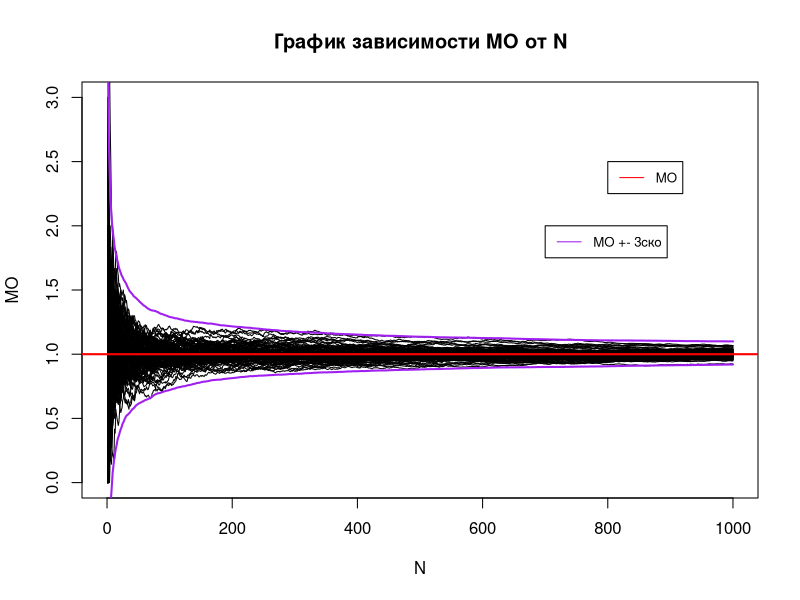

The R script that drew this image:
vec = array()
vectors_mean = vector(length = 1000)
plot(c(0,1000), c(0,3), type = 'n',
     xlab = 'N', ylab = 'МО', main ='График зависимости МО от N')
for (i in 0:100) {
  binom = rbinom(0:1000,10,0.1)
  vectors_mean = vectors_mean + as.vector(binom)
  for (i in 1:1000) vec[i] = mean(binom[1:i])
  lines(vec, type = 'l', lwd =1, col='black' )
}
vectors_mean = vectors_mean / 100

legend(800, 2.5, legend=c("МО"),
       col=c("red"), lty=1:2, cex=0.8)
legend(700, 2, legend=c("МО +- 3ско"),
       col=c("purple"), lty=1:2, cex=0.8)

for (i in 1:1000) {
  for (i in 1:1000) vec[i] = mean(vectors_mean[1:i]) - (3 * (0.95 / i ** (1/2)))
  
}
lines(vec, type = 'l', lwd =2, col='purple' )
for (i in 1:1000) {
  
  for (i in 1:1000) vec[i] = mean(vectors_mean[1:i]) + (3 * (0.95 / i ** (1/2)))
  
}
lines(vec, type = 'l', lwd =2, col='purple' )
abline(h = 1, col = 'red', lwd = 2)



#abline(h = 1 + 0.95**3, col = 'purple', lwd = 2)
#abline(h = 1 - 0.95**3, col = 'purple', lwd = 2)

